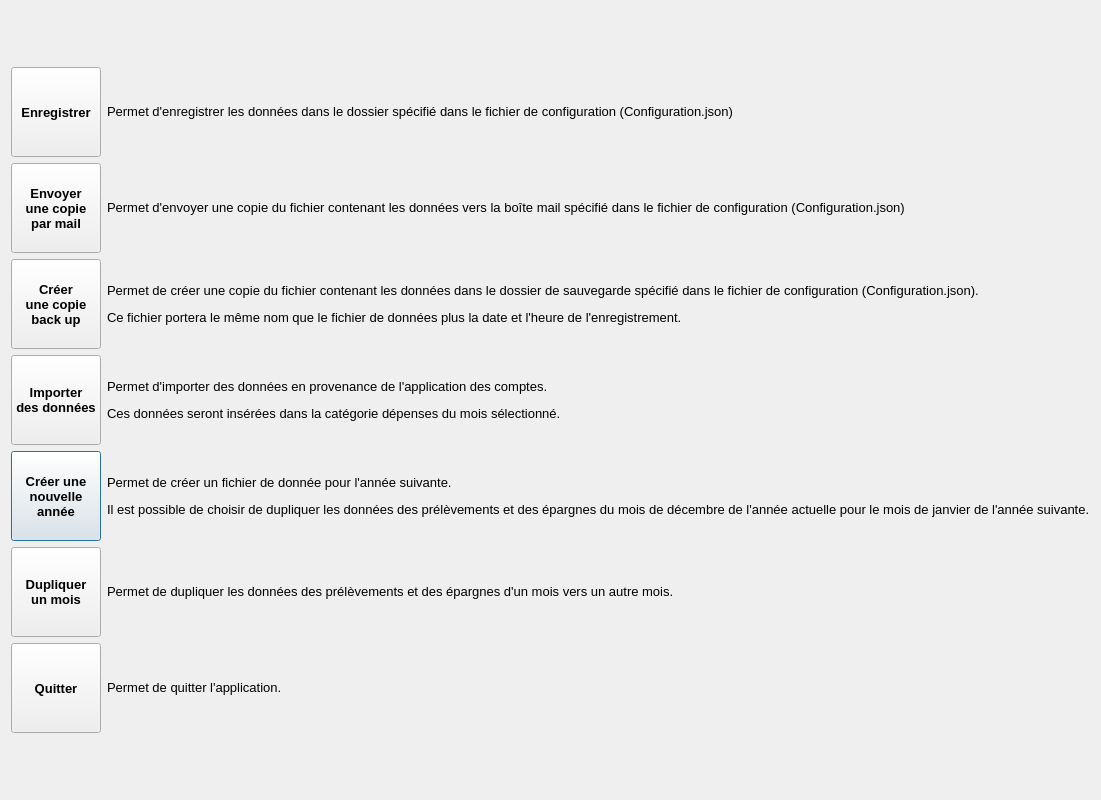
<?xml version="1.0" encoding="UTF-8"?>
<ui version="4.0">
 <class>Dialog</class>
 <widget class="QDialog" name="Dialog">
  <property name="geometry">
   <rect>
    <x>0</x>
    <y>0</y>
    <width>1092</width>
    <height>800</height>
   </rect>
  </property>
  <property name="windowTitle">
   <string/>
  </property>
  <layout class="QGridLayout" name="gridLayout">
   <item row="3" column="1">
    <widget class="QLabel" name="label_3">
     <property name="text">
      <string>&lt;html&gt;&lt;head/&gt;&lt;body&gt;&lt;p&gt;&lt;span style=&quot; font-size:10pt;&quot;&gt;Permet de créer une copie du fichier contenant les données dans le dossier de sauvegarde spécifié dans le fichier de configuration (Configuration.json).&lt;/span&gt;&lt;/p&gt;&lt;p&gt;&lt;span style=&quot; font-size:10pt;&quot;&gt;Ce fichier portera le même nom que le fichier de données plus la date et l'heure de l'enregistrement.&lt;/span&gt;&lt;/p&gt;&lt;/body&gt;&lt;/html&gt;</string>
     </property>
    </widget>
   </item>
   <item row="2" column="1">
    <widget class="QLabel" name="label_2">
     <property name="text">
      <string>&lt;html&gt;&lt;head/&gt;&lt;body&gt;&lt;p&gt;&lt;span style=&quot; font-size:10pt;&quot;&gt;Permet d'envoyer une copie du fichier contenant les données vers la boîte mail spécifié dans le fichier de configuration (Configuration.json)&lt;/span&gt;&lt;/p&gt;&lt;/body&gt;&lt;/html&gt;</string>
     </property>
    </widget>
   </item>
   <item row="5" column="0">
    <widget class="QPushButton" name="B_Nouvelle_annee">
     <property name="minimumSize">
      <size>
       <width>90</width>
       <height>90</height>
      </size>
     </property>
     <property name="maximumSize">
      <size>
       <width>90</width>
       <height>90</height>
      </size>
     </property>
     <property name="font">
      <font>
       <pointsize>10</pointsize>
       <weight>75</weight>
       <bold>true</bold>
      </font>
     </property>
     <property name="text">
      <string>Créer une
nouvelle
année</string>
     </property>
    </widget>
   </item>
   <item row="1" column="0">
    <widget class="QPushButton" name="B_Enregistrer">
     <property name="minimumSize">
      <size>
       <width>90</width>
       <height>90</height>
      </size>
     </property>
     <property name="maximumSize">
      <size>
       <width>90</width>
       <height>90</height>
      </size>
     </property>
     <property name="font">
      <font>
       <pointsize>10</pointsize>
       <weight>75</weight>
       <bold>true</bold>
      </font>
     </property>
     <property name="text">
      <string>Enregistrer</string>
     </property>
    </widget>
   </item>
   <item row="7" column="1">
    <widget class="QLabel" name="label_6">
     <property name="text">
      <string>&lt;html&gt;&lt;head/&gt;&lt;body&gt;&lt;p&gt;&lt;span style=&quot; font-size:10pt;&quot;&gt;Permet de quitter l'application.&lt;/span&gt;&lt;/p&gt;&lt;/body&gt;&lt;/html&gt;</string>
     </property>
    </widget>
   </item>
   <item row="2" column="0">
    <widget class="QPushButton" name="B_Copie_mail">
     <property name="minimumSize">
      <size>
       <width>90</width>
       <height>90</height>
      </size>
     </property>
     <property name="maximumSize">
      <size>
       <width>90</width>
       <height>90</height>
      </size>
     </property>
     <property name="font">
      <font>
       <pointsize>10</pointsize>
       <weight>75</weight>
       <bold>true</bold>
      </font>
     </property>
     <property name="text">
      <string>Envoyer
une copie
par mail</string>
     </property>
    </widget>
   </item>
   <item row="7" column="0">
    <widget class="QPushButton" name="B_Quitter">
     <property name="minimumSize">
      <size>
       <width>90</width>
       <height>90</height>
      </size>
     </property>
     <property name="maximumSize">
      <size>
       <width>90</width>
       <height>90</height>
      </size>
     </property>
     <property name="font">
      <font>
       <pointsize>10</pointsize>
       <weight>75</weight>
       <bold>true</bold>
      </font>
     </property>
     <property name="text">
      <string>Quitter</string>
     </property>
    </widget>
   </item>
   <item row="3" column="0">
    <widget class="QPushButton" name="B_Copie_back_up">
     <property name="minimumSize">
      <size>
       <width>90</width>
       <height>90</height>
      </size>
     </property>
     <property name="maximumSize">
      <size>
       <width>90</width>
       <height>90</height>
      </size>
     </property>
     <property name="font">
      <font>
       <pointsize>10</pointsize>
       <weight>75</weight>
       <bold>true</bold>
      </font>
     </property>
     <property name="text">
      <string>Créer
une copie
back up</string>
     </property>
    </widget>
   </item>
   <item row="6" column="0">
    <widget class="QPushButton" name="B_Dupliquer_mois">
     <property name="minimumSize">
      <size>
       <width>90</width>
       <height>90</height>
      </size>
     </property>
     <property name="maximumSize">
      <size>
       <width>90</width>
       <height>90</height>
      </size>
     </property>
     <property name="font">
      <font>
       <pointsize>10</pointsize>
       <weight>75</weight>
       <bold>true</bold>
      </font>
     </property>
     <property name="styleSheet">
      <string notr="true"/>
     </property>
     <property name="text">
      <string>Dupliquer
un mois</string>
     </property>
    </widget>
   </item>
   <item row="1" column="1">
    <widget class="QLabel" name="label">
     <property name="text">
      <string>&lt;html&gt;&lt;head/&gt;&lt;body&gt;&lt;p&gt;&lt;span style=&quot; font-size:10pt;&quot;&gt;Permet d'enregistrer les données dans le dossier spécifié dans le fichier de configuration (Configuration.json)&lt;/span&gt;&lt;/p&gt;&lt;/body&gt;&lt;/html&gt;</string>
     </property>
    </widget>
   </item>
   <item row="6" column="1">
    <widget class="QLabel" name="label_5">
     <property name="text">
      <string>&lt;html&gt;&lt;head/&gt;&lt;body&gt;&lt;p&gt;&lt;span style=&quot; font-size:10pt;&quot;&gt;Permet de dupliquer les données des prélèvements et des épargnes d'un mois vers un autre mois.&lt;/span&gt;&lt;/p&gt;&lt;/body&gt;&lt;/html&gt;</string>
     </property>
    </widget>
   </item>
   <item row="0" column="0">
    <spacer name="verticalSpacer">
     <property name="orientation">
      <enum>Qt::Vertical</enum>
     </property>
     <property name="sizeHint" stdset="0">
      <size>
       <width>20</width>
       <height>40</height>
      </size>
     </property>
    </spacer>
   </item>
   <item row="8" column="0">
    <spacer name="verticalSpacer_2">
     <property name="orientation">
      <enum>Qt::Vertical</enum>
     </property>
     <property name="sizeHint" stdset="0">
      <size>
       <width>20</width>
       <height>40</height>
      </size>
     </property>
    </spacer>
   </item>
   <item row="4" column="0">
    <widget class="QPushButton" name="B_Importer_donnees">
     <property name="minimumSize">
      <size>
       <width>90</width>
       <height>90</height>
      </size>
     </property>
     <property name="maximumSize">
      <size>
       <width>90</width>
       <height>90</height>
      </size>
     </property>
     <property name="font">
      <font>
       <pointsize>10</pointsize>
       <weight>75</weight>
       <bold>true</bold>
      </font>
     </property>
     <property name="text">
      <string>Importer
des données</string>
     </property>
    </widget>
   </item>
   <item row="4" column="1">
    <widget class="QLabel" name="label_7">
     <property name="mouseTracking">
      <bool>true</bool>
     </property>
     <property name="text">
      <string>&lt;html&gt;&lt;head/&gt;&lt;body&gt;&lt;p&gt;&lt;span style=&quot; font-size:10pt;&quot;&gt;Permet d'importer des données en provenance de l'application des comptes.&lt;/span&gt;&lt;/p&gt;&lt;p&gt;&lt;span style=&quot; font-size:10pt;&quot;&gt;Ces données seront insérées dans la catégorie dépenses du mois sélectionné.&lt;/span&gt;&lt;/p&gt;&lt;/body&gt;&lt;/html&gt;</string>
     </property>
    </widget>
   </item>
   <item row="5" column="1">
    <widget class="QLabel" name="label_4">
     <property name="text">
      <string>&lt;html&gt;&lt;head/&gt;&lt;body&gt;&lt;p&gt;&lt;span style=&quot; font-size:10pt;&quot;&gt;Permet de créer un fichier de donnée pour l'année suivante.&lt;/span&gt;&lt;/p&gt;&lt;p&gt;&lt;span style=&quot; font-size:10pt;&quot;&gt;Il est possible de choisir de dupliquer les données des prélèvements et des épargnes du mois de décembre de l'année actuelle pour le mois de janvier de l'année suivante.&lt;/span&gt;&lt;/p&gt;&lt;/body&gt;&lt;/html&gt;</string>
     </property>
    </widget>
   </item>
  </layout>
 </widget>
 <tabstops>
  <tabstop>B_Enregistrer</tabstop>
  <tabstop>B_Copie_mail</tabstop>
  <tabstop>B_Copie_back_up</tabstop>
  <tabstop>B_Importer_donnees</tabstop>
  <tabstop>B_Nouvelle_annee</tabstop>
  <tabstop>B_Dupliquer_mois</tabstop>
  <tabstop>B_Quitter</tabstop>
 </tabstops>
 <resources/>
 <connections/>
</ui>
